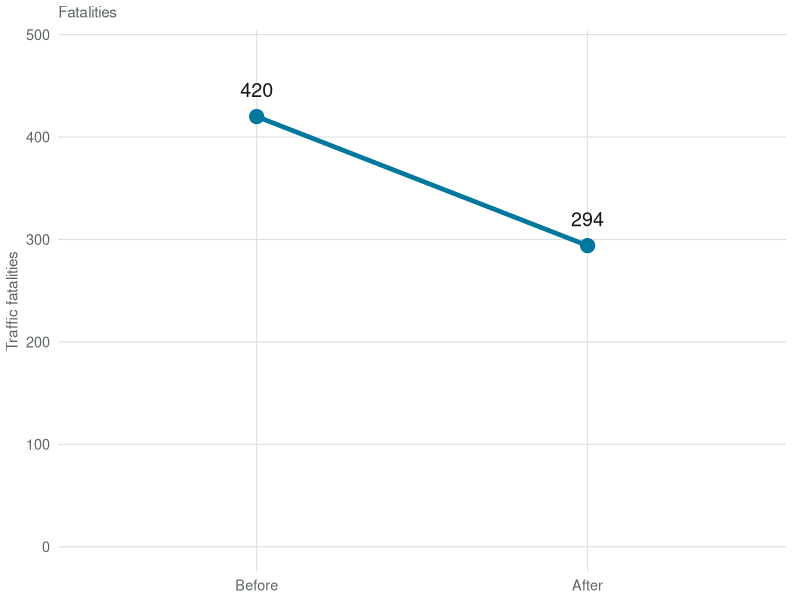
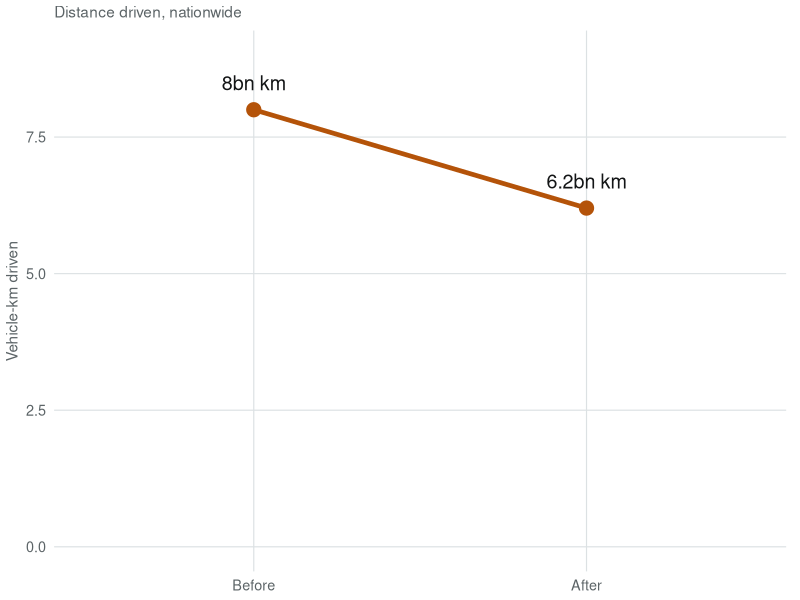
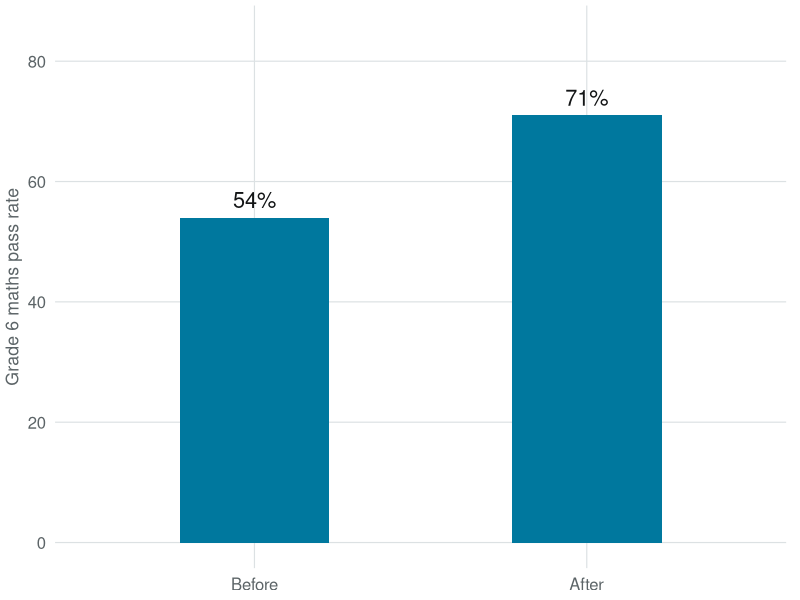
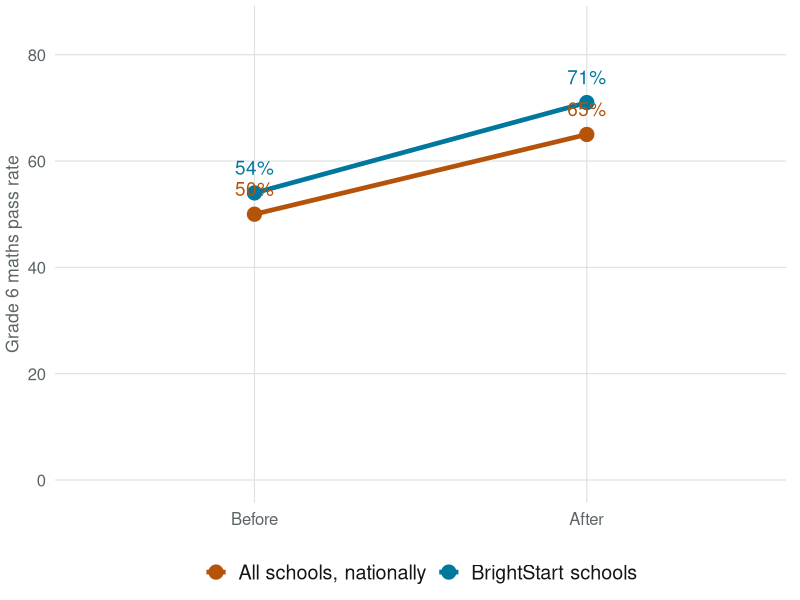

Source code (R) for these figures, in order:
## ---- chunk 1
library(tidyverse)
library(knitr)
library(kableExtra)

# ---- Validated palette (CVD-safe; see CLAUDE.md > Design System) -----------
ACCENT  <- "#00789E"   # primary series
ACCENT2 <- "#B45309"   # comparison / second series
ALERT   <- "#9A2515"   # annotations and decision rules: never a data series
INK     <- "#131516"; MUTED <- "#5C6467"; RULE <- "#DCE1E3"

# ---- One chart theme for the whole module ---------------------------------
theme_m2 <- function(base = 15) {
  theme_minimal(base_size = base) +
    theme(
      text             = element_text(colour = INK),
      axis.title       = element_text(colour = MUTED, size = rel(0.85)),
      axis.text        = element_text(colour = MUTED),
      panel.grid.minor = element_blank(),
      panel.grid.major = element_line(colour = RULE, linewidth = 0.4),
      legend.position  = "bottom",
      legend.title     = element_blank(),
      legend.text      = element_text(size = rel(0.95)),
      strip.text       = element_text(colour = INK, face = "plain", size = rel(0.95)),
      plot.margin      = margin(4, 10, 4, 4)
    )
}

tlev <- function(x) factor(x, levels = c("Before", "After"))

# ---- Illustrative numbers (fictional; not an Abu Dhabi case study) --------
# Al Falah Road Safety Campaign
af_fatal_before <- 420;  af_fatal_after <- 294        # -30%
af_vkm_before   <- 8.0;  af_vkm_after   <- 6.2         # billion km, -22.5%
af_rate_before  <- af_fatal_before / af_vkm_before     # per billion km
af_rate_after   <- af_fatal_after  / af_vkm_after
af_rate_fall    <- 100 * (af_rate_before - af_rate_after) / af_rate_before
af_headline_fall <- 100 * (af_fatal_before - af_fatal_after) / af_fatal_before

# BrightStart After-School Tutoring Program
bs_before <- 54; bs_after <- 71                        # participating schools, pass rate %
bs_gain   <- bs_after - bs_before
nat_before <- 50; nat_after <- 65                      # all schools nationally, pass rate %
nat_gain   <- nat_after - nat_before
bs_extra   <- bs_gain - nat_gain                       # the part BrightStart can actually claim

# BrightStart regression table (illustrative; not fit from real data)
reg_tbl <- tribble(
  ~Variable,                          ~Coef,  ~SE,   ~p,      ~CI_lo, ~CI_hi,
  "(Intercept)",                       40.5,  3.2,   "<0.001", 34.2,   46.8,
  "Program (BrightStart = 1)",          2.1,  0.9,   "0.021",   0.3,    3.9,
  "Baseline pass rate (prior year)",   0.58,  0.04,  "<0.001",  0.50,   0.66,
  "Class size (students)",            -0.32,  0.14,  "0.024",  -0.59,  -0.05,
  "Teacher experience (years)",        0.15,  0.08,  "0.06",   -0.01,   0.31
)
reg_n <- 240
## ---- chunk 2
cat(sprintf('
<div class="hero">
  <div class="value">-%.0f%%</div>
  <div class="label">Traffic fatalities, year on year</div>
</div>
<div class="stat-row">
  <div><span class="n">%d</span><span class="k">Deaths, year before</span></div>
  <div><span class="n">%d</span><span class="k">Deaths, year after</span></div>
  <div><span class="n">-%d</span><span class="k">Fewer deaths</span></div>
</div>', af_headline_fall, af_fatal_before, af_fatal_after,
   af_fatal_before - af_fatal_after))
## ---- chunk 3
tibble(Time = tlev(c("Before", "After")),
       Deaths = c(af_fatal_before, af_fatal_after)) %>%
  ggplot(aes(Time, Deaths, group = 1)) +
  geom_line(linewidth = 1.6, colour = ACCENT) +
  geom_point(size = 4.5, colour = ACCENT) +
  geom_text(aes(label = Deaths), vjust = -1.3, size = 5, colour = INK) +
  scale_y_continuous(limits = c(0, 480)) +
  labs(x = NULL, y = "Traffic fatalities", title = "Fatalities") +
  theme_m2(13) + theme(plot.title = element_text(size = rel(0.85), colour = MUTED))
## ---- chunk 4
tibble(Time = tlev(c("Before", "After")),
       VKM = c(af_vkm_before, af_vkm_after)) %>%
  ggplot(aes(Time, VKM, group = 1)) +
  geom_line(linewidth = 1.6, colour = ACCENT2) +
  geom_point(size = 4.5, colour = ACCENT2) +
  geom_text(aes(label = paste0(VKM, "bn km")), vjust = -1.3, size = 5, colour = INK) +
  scale_y_continuous(limits = c(0, 9)) +
  labs(x = NULL, y = "Vehicle-km driven", title = "Distance driven, nationwide") +
  theme_m2(13) + theme(plot.title = element_text(size = rel(0.85), colour = MUTED))
## ---- chunk 5
cat(sprintf('
<div class="hero">
  <div class="value">-%.0f%%</div>
  <div class="label">Fatalities per billion km driven</div>
</div>
<div class="stat-row">
  <div><span class="n">%.0f</span><span class="k">Rate before</span></div>
  <div><span class="n">%.0f</span><span class="k">Rate after</span></div>
  <div><span class="n">-%.0f%%</span><span class="k">vs. the -30%% headline</span></div>
</div>', af_rate_fall, af_rate_before, af_rate_after, af_headline_fall))
## ---- chunk 6
tibble(Time = tlev(c("Before", "After")),
       Rate = c(bs_before, bs_after)) %>%
  ggplot(aes(Time, Rate, group = 1)) +
  geom_col(width = 0.45, fill = ACCENT) +
  geom_text(aes(label = paste0(Rate, "%")), vjust = -0.6, size = 5.5, colour = INK) +
  scale_y_continuous(limits = c(0, 85)) +
  labs(x = NULL, y = "Grade 6 maths pass rate") +
  theme_m2()
## ---- chunk 7
tibble(
  Time  = tlev(rep(c("Before", "After"), 2)),
  Group = rep(c("BrightStart schools", "All schools, nationally"), each = 2),
  Rate  = c(bs_before, bs_after, nat_before, nat_after)) %>%
  ggplot(aes(Time, Rate, colour = Group, group = Group)) +
  geom_line(linewidth = 1.6) +
  geom_point(size = 4.5) +
  geom_text(aes(label = paste0(Rate, "%")), vjust = -1.3, size = 4.8, show.legend = FALSE) +
  scale_colour_manual(values = c("BrightStart schools" = ACCENT,
                                  "All schools, nationally" = ACCENT2)) +
  scale_y_continuous(limits = c(0, 85)) +
  labs(x = NULL, y = "Grade 6 maths pass rate") +
  theme_m2()
## ---- chunk 8
reg_tbl %>%
  mutate(CI = sprintf("[%.2f, %.2f]", CI_lo, CI_hi)) %>%
  select(Variable, Coef, SE, p, CI) %>%
  kable(align = "lrrrr", digits = 2,
        col.names = c("Variable", "Coefficient", "Std. error", "p-value", "95% CI")) %>%
  kable_styling(full_width = FALSE, font_size = 22) %>%
  row_spec(2, bold = TRUE, background = "#E6F1F5") %>%
  footnote(general = paste("N =", reg_n, "schools. Outcome: Grade 6 maths pass rate."),
           general_title = "", footnote_as_chunk = TRUE)
